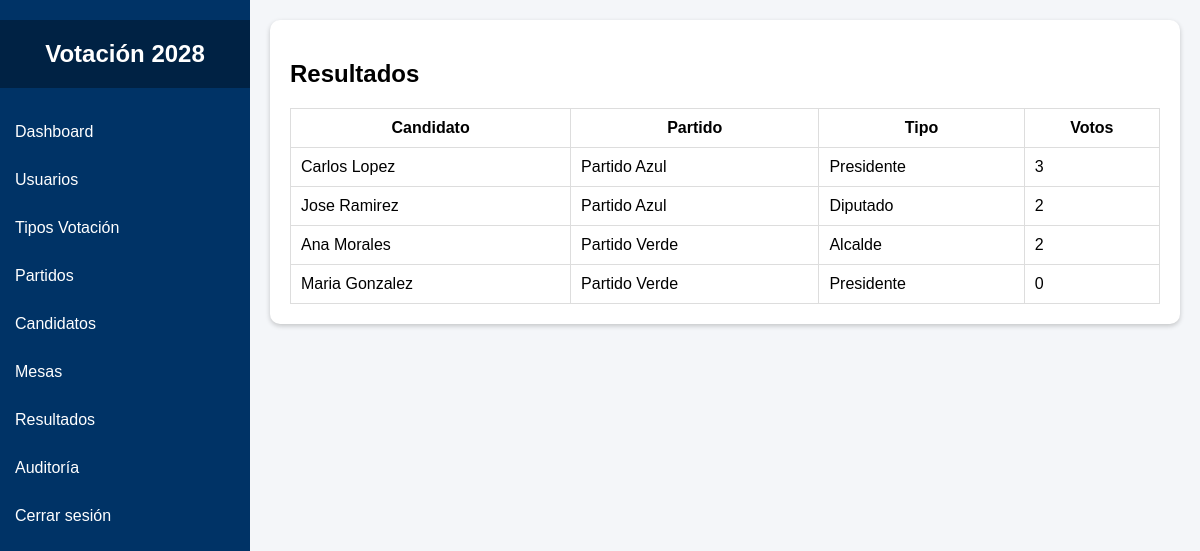
The app's page /admin/resultados.php with its own data.
### tables this page shows
CREATE TABLE `candidatos` (
  `id` int(11) NOT NULL,
  `nombre` varchar(100) DEFAULT NULL,
  `foto` varchar(255) DEFAULT NULL,
  `partido_id` int(11) DEFAULT NULL,
  `tipo_id` int(11) DEFAULT NULL,
  `votos` int(11) DEFAULT 0
);

CREATE TABLE `partidos` (
  `id` int(11) NOT NULL,
  `nombre` varchar(100) DEFAULT NULL,
  `siglas` varchar(20) DEFAULT NULL,
  `logo` varchar(255) DEFAULT NULL
);

CREATE TABLE `tipos_votacion` (
  `id` int(11) NOT NULL,
  `nombre` varchar(100) DEFAULT NULL
);

### admin/resultados.php (the view, shortened to what this page needs)
<?php
require '../includes/conexion.php';
$resultados = mysqli_query($con,"SELECT c.nombre,p.nombre AS partido,t.nombre AS tipo,c.votos
FROM candidatos c
INNER JOIN partidos p ON c.partido_id=p.id
INNER JOIN tipos_votacion t ON c.tipo_id=t.id
ORDER BY c.votos DESC");
?>
<!DOCTYPE html>
<html>
<head>
<link rel="stylesheet" href="../assets/css/style.css">
</head>
<body>
<?php include '../includes/sidebar.php'; ?>
<div class="main">
<div class="card">
<h2>Resultados</h2>
<table>
<tr>
<th>Candidato</th>
<th>Partido</th>
<th>Tipo</th>
<th>Votos</th>
</tr>
<?php while($r=mysqli_fetch_assoc($resultados)){ ?>
<tr>
<td><?php echo $r['nombre']; ?></td>
<td><?php echo $r['partido']; ?></td>
<td><?php echo $r['tipo']; ?></td>
<td><?php echo $r['votos']; ?></td>
</tr>
<?php } ?>
</table>
</div>
</div>
</body>
</html>

### assets/css/style.css (style rules this page uses)
body { margin:0; font-family:Arial; background:#f4f6f9; }
.main { margin-left:250px; padding:20px; }
.card { background:white; padding:20px; border-radius:10px; box-shadow:0px 2px 5px rgba(0,0,0,0.2); margin-bottom:20px; }
table { width:100%; border-collapse:collapse; }
table th,table td { border:1px solid #ddd; padding:10px; }

### records on screen
candidatos: nombre "Carlos Lopez", partido.nombre "Partido Azul", tipo.nombre "Presidente", votos "3"
candidatos: nombre "Jose Ramirez", partido.nombre "Partido Azul", tipo.nombre "Diputado", votos "2"
candidatos: nombre "Ana Morales", partido.nombre "Partido Verde", tipo.nombre "Alcalde", votos "2"
candidatos: nombre "Maria Gonzalez", partido.nombre "Partido Verde", tipo.nombre "Presidente", votos "0"
